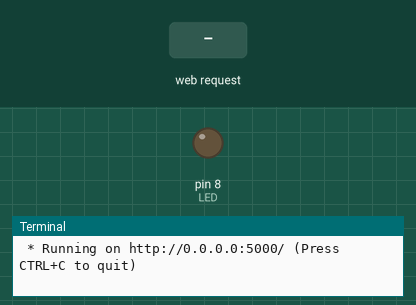
A program run on a simulated Raspberry Pi (header pin numbers). Parts: output pins drawn as LEDs (lit = HIGH), the last lines printed to the terminal. Inputs (shaded band) come from the test bench. The clock reads 2024-03-15 10:24:30 at power-on unless the program sets it.

Above: at 1.2 s.
1.3 s: HTTP request for /led received with the fields state=on
At 2.3 s:
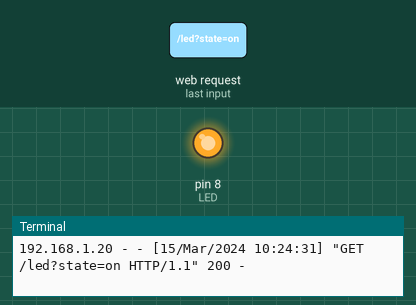
2.8 s: HTTP request for / received
4.3 s: HTTP request for /led received
Timing chart, 0 to 7.3 s (numbered marks = the images above; inputs shaded):
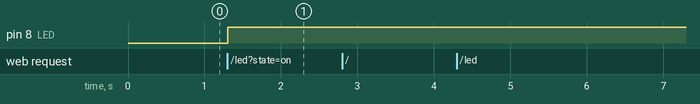

The program:

app_start.py
```python
from flask import Flask, request
import RPi.GPIO as GPIO

app = Flask(__name__)

LED = 8
GPIO.setmode(GPIO.BOARD) # BOARD connector pin number
GPIO.setup(LED,GPIO.OUT,initial=GPIO.LOW)

@app.route("/")
def helloworld():
    return "Hello World!"

@app.route("/led")
def led():
    state = request.values.get("state","error")

    if state == "on":
        GPIO.output(LED,GPIO.HIGH)
    elif state == "off":
        GPIO.output(LED,GPIO.LOW)
    elif state == "error":
        return "Query string not received"
    else:
        return "Wrong query string received"
    return "LED "+state


@app.route("/gpio/cleanup")
def gpio_cleanup():
    GPIO.cleanup()
    return "GPIO CLEANUP"

if __name__ == "__main__":
    app.run(host="0.0.0.0")
```

Measured:
- after the input at 1.3 s, pin 8 (LED): LOW → HIGH at once
